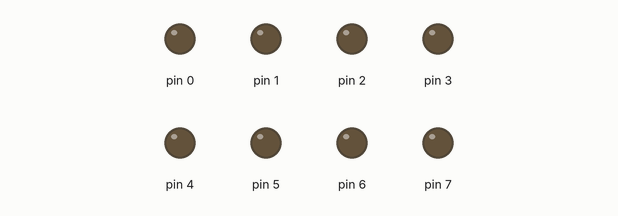
The sketch below on a simulated Arduino Uno, built with avr-gcc and run on an emulated ATmega328P. Shown: output pins drawn as LEDs (lit = HIGH).

Above: at 0.15 s.
At 4.95 s:
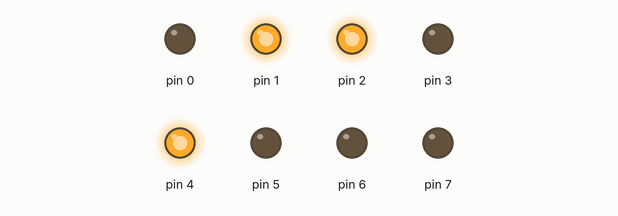
At 10.05 s:
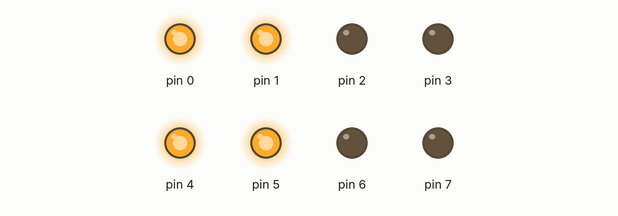
At 19.95 s:
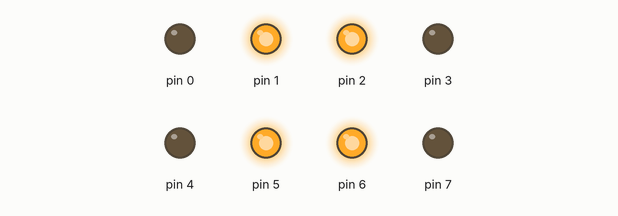
At 29.85 s:
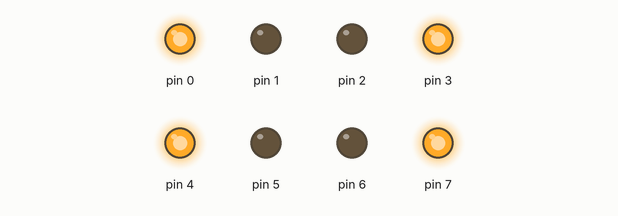
At 39.75 s:
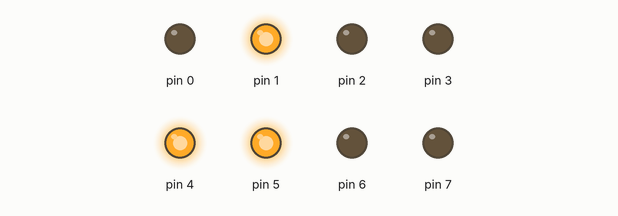
Timing chart, 0 to 40.0 s (numbered marks = the images above):
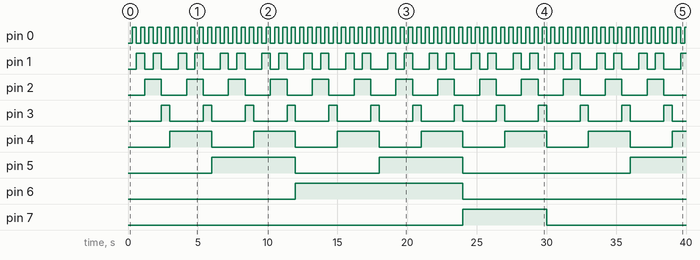

Measured:
- by itself, pin 0: alternates HIGH for 0.30 s and LOW for 0.30 s
- by itself, pin 1: repeats every 3.0 s: LOW 0.60 s, HIGH 0.60 s, LOW 1.2 s, HIGH 0.60 s
- by itself, pin 2: alternates HIGH for 1.2 s and LOW for 1.8 s
- by itself, pin 3: alternates HIGH for 0.60 s and LOW for 2.4 s
- by itself, pin 4: alternates HIGH for 3.0 s and LOW for 3.0 s
- by itself, pin 5: goes HIGH 6.0 s, LOW 6.0 s, HIGH 6.0 s, LOW 12.0 s, then HIGH
- by itself, pin 6: LOW → HIGH at 12.0 s, → LOW 12.0 s later
- by itself, pin 7: LOW → HIGH at 24.0 s, → LOW 6.0 s later

The sketch:

7SEGMENTOS.ino
```cpp
void setup() {
  pinMode(0, OUTPUT);
  pinMode(1, OUTPUT);
  pinMode(2, OUTPUT);
  pinMode(3, OUTPUT);
  pinMode(4, OUTPUT);
  pinMode(5, OUTPUT);
  pinMode(6, OUTPUT);
  pinMode(7, OUTPUT);
}

void loop() {
  for(int numero=0; numero<=99; numero++){
    if((numero>=0&&numero<=9) || numero%10==0){
      if(numero%10==0){
        digitalWrite(0, LOW);
        digitalWrite(1, LOW);
        digitalWrite(2, LOW);
        digitalWrite(3, LOW);
      }
      if(numero>=0&&numero<=9){
        digitalWrite(4, LOW);
        digitalWrite(5, LOW);
        digitalWrite(6, LOW);
        digitalWrite(7, LOW);
      }
    }
    if((numero>=10&&numero<=19) || numero%10==1){
      if(numero%10==1){
        digitalWrite(0, HIGH);
        digitalWrite(1, LOW);
        digitalWrite(2, LOW);
        digitalWrite(3, LOW);
      }
      if(numero>=10&&numero<=19){
        digitalWrite(4, HIGH);
        digitalWrite(5, LOW);
        digitalWrite(6, LOW);
        digitalWrite(7, LOW);
      }
    }
    if((numero>=20&&numero<=29) || numero%10==2){
      if(numero%10==2){
        digitalWrite(0, LOW);
        digitalWrite(1, HIGH);
        digitalWrite(2, LOW);
        digitalWrite(3, LOW);
      }
      if(numero>=20&&numero<=29){
        digitalWrite(4, LOW);
        digitalWrite(5, HIGH);
        digitalWrite(6, LOW);
        digitalWrite(7, LOW);
      }
    }
    if((numero>=30&&numero<=39) || numero%10==3){
      if(numero%10==3){
        digitalWrite(0, HIGH);
        digitalWrite(1, HIGH);
        digitalWrite(2, LOW);
        digitalWrite(3, LOW);
      }
      if(numero>=30&&numero<=39){
        digitalWrite(4, HIGH);
        digitalWrite(5, HIGH);
        digitalWrite(6, LOW);
        digitalWrite(7, LOW);
      }
    }
    if((numero>=40&&numero<=49) || numero%10==4){
      if(numero%10==4){
        digitalWrite(0, LOW);
        digitalWrite(1, LOW);
        digitalWrite(2, HIGH);
        digitalWrite(3, LOW);
      }
      if(numero>=40&&numero<=49){
        digitalWrite(4, LOW);
        digitalWrite(5, LOW);
        digitalWrite(6, HIGH);
        digitalWrite(7, LOW);
      }
    }
    if((numero>=50&&numero<=59) || numero%10==5){
      if(numero%10==5){
        digitalWrite(0, HIGH);
        digitalWrite(1, LOW);
        digitalWrite(2, HIGH);
        digitalWrite(3, LOW);
      }
      if(numero>=50&&numero<=59){
        digitalWrite(4, HIGH);
        digitalWrite(5, LOW);
        digitalWrite(6, HIGH);
        digitalWrite(7, LOW);
      }
    }
    if((numero>=60&&numero<=69) || numero%10==6){
      if(numero%10==6){
        digitalWrite(0, LOW);
        digitalWrite(1, HIGH);
        digitalWrite(2, HIGH);
        digitalWrite(3, LOW);
      }
      if(numero>=60&&numero<=69){
        digitalWrite(4, LOW);
        digitalWrite(5, HIGH);
        digitalWrite(6, HIGH);
        digitalWrite(7, LOW);
      }
    }
    if((numero>=70&&numero<=79) || numero%10==7){
      if(numero%10==7){
        digitalWrite(0, HIGH);
        digitalWrite(1, HIGH);
        digitalWrite(2, HIGH);
        digitalWrite(3, LOW);
      }
      if(numero>=70&&numero<=79){
        digitalWrite(4, HIGH);
        digitalWrite(5, HIGH);
        digitalWrite(6, HIGH);
        digitalWrite(7, LOW);
      }
    }
    if((numero>=80&&numero<=89) || numero%10==8){
      if(numero%10==8){
        digitalWrite(0, LOW);
        digitalWrite(1, LOW);
        digitalWrite(2, LOW);
        digitalWrite(3, HIGH);
      }
      if(numero>=80&&numero<=89){
        digitalWrite(4, LOW);
        digitalWrite(5, LOW);
        digitalWrite(6, LOW);
        digitalWrite(7, HIGH);
      }
    }
    if((numero>=90&&numero<=99) || numero%10==9){
      if(numero%10==9){
        digitalWrite(0, HIGH);
        digitalWrite(1, LOW);
        digitalWrite(2, LOW);
        digitalWrite(3, HIGH);
      }
      if(numero>=90&&numero<=99){
        digitalWrite(4, HIGH);
        digitalWrite(5, LOW);
        digitalWrite(6, LOW);
        digitalWrite(7, HIGH);
      }
    }
    delay(300);
  }
}
```
